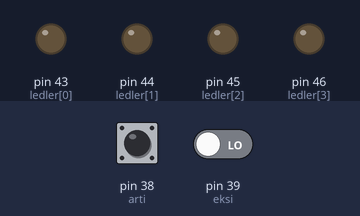
The sketch below on a simulated Arduino Mega 2560, built with avr-gcc and run on an emulated ATmega2560. Parts: output pins drawn as LEDs (lit = HIGH). Dashed ring = blinking. Inputs (shaded band) come from the test bench; at power-on: pin 38 (arti) LOW, pin 39 (eksi) LOW.

Above: at 1.2 s.
1.3 s: pin 38 (arti) pulsed HIGH 5 times (0.12 s each, 0.3 s apart)
At 1.57 s:
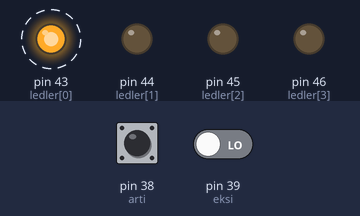
At 3.4 s:
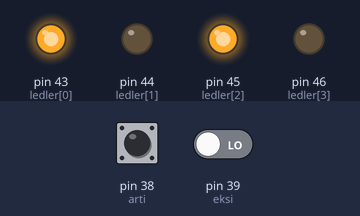
4.3 s: pin 38 (arti) pulsed HIGH 2 times (0.12 s each, 0.3 s apart)
At 5.0 s:
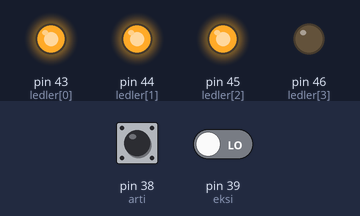
Timing chart, 0 to 7.3 s (numbered marks = the images above; inputs shaded):
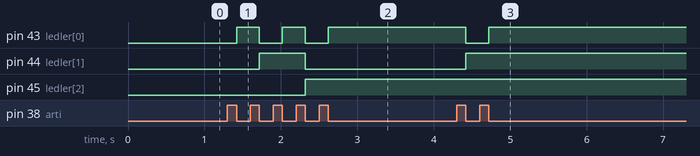

Measured:
- after the input at 1.3 s, pin 43 (ledler[0]): alternates HIGH for 0.30 s and LOW for 0.30 s, 5 changes in all, then stays HIGH, starting after 0.12 s; pin 44 (ledler[1]): LOW → HIGH after 0.42 s, → LOW 0.60 s later; pin 45 (ledler[2]): LOW → HIGH after 1.0 s
- after the input at 4.3 s, pin 43 (ledler[0]): HIGH → LOW after 0.12 s, → HIGH 0.30 s later; pin 44 (ledler[1]): LOW → HIGH after 0.12 s

The sketch:

DENEY4-BUTONLEDKONTROLLUBCDSAYICI.ino
```cpp
/*
  ArduKIT DENEY4-BUTONKONTROLLUBCDSAYICI

  43-44-45-46 numaralı pine bağlı ledleleri
  38-39-40-41 numaralı pinlere bağlı butonlar ile kontrol eder

  Uygulama Arduino BUTTON örneğinden uyarlanmıştır.

  30/04/2016
 */
// programda kullanılan sabitler bu bölümde tanımlanır
const int ledler[]={43,44,45,46};
const int arti=38;
const int eksi=39;
// programda kullanılan değişkenler bu bölümde tanımlanır
int deger = 0;         // sayma değerinin tutulacağı değişken

// setup fonksiyonu ile kullanılan pinler ve işlemci için ön ayarlamalar yapılır
void setup() {
 // 43-44-45-46 numaralı pinler çıkış, 38-39 numaralı pinler giriş olarak tanımlanır
  pinMode(ledler[0], OUTPUT);
  pinMode(ledler[1], OUTPUT);
  pinMode(ledler[2], OUTPUT);
  pinMode(ledler[3], OUTPUT);
  pinMode(38, INPUT);
  pinMode(39, INPUT);

}

// loop fonksiyonu sürekli olarak çalışmasını istediğimiz işlemleri yaptığımız bölümdür
void loop() {
  // basılan butona göre değer değişkenini arttırıp azaltacağız ledler ile 0-9 arası BCD sayma değerini göstereceğiz.
  if(digitalRead(arti)==HIGH)       // eğer arti butonuna basıldı ise
  {
    delay(20);                      // 20 ms elektriksel parazitin ortadan kalkmasını bekler
    deger=deger+1;                  // değer değişkenini bir arttırır
    if(deger>=10)deger=0;           // değer 10 a eşitse yani 9 dan yukarı çıktıysak 0 a eşitler
    while(digitalRead(arti)==HIGH); // butona basıldığında değerin bir kere değişmesi için bırakılmasını bekler
  }
 if(digitalRead(eksi)==HIGH)        // eğer eksi butonuna basıldı ise
  {
    delay(20);                      // 20 ms elektriksel parazitin ortadan kalkmasını bekler
    deger=deger-1;                  // değer değişkenini bir azaltır
    if(deger==-1)deger=9;           // değer -1 e eşitse yani 0 dan aşağı indiysek 9 a eşitler
    while(digitalRead(eksi)==HIGH); // butona basıldığında değerin bir kere değişmesi için bırakılmasını bekler
  }
  switch(deger){                             // değer değişkeninin içeriğine göre yanacak ve ya sönecek ledleri belirler

     case 0 :                               // deger==0 ise ledler=0000
            digitalWrite(ledler[0],LOW);
            digitalWrite(ledler[1],LOW);
            digitalWrite(ledler[2],LOW);
            digitalWrite(ledler[3],LOW);
            break;

     case 1 :                               // deger==1 ise ledler=0001
            digitalWrite(ledler[0],HIGH);
            digitalWrite(ledler[1],LOW);
            digitalWrite(ledler[2],LOW);
            digitalWrite(ledler[3],LOW);
            break;
      case 2 :                              // deger==2 ise ledler=0010
            digitalWrite(ledler[0],LOW);
            digitalWrite(ledler[1],HIGH);
            digitalWrite(ledler[2],LOW);
            digitalWrite(ledler[3],LOW);
            break;
      case 3 :                              // deger==3 ise ledler=0011
            digitalWrite(ledler[0],HIGH);
            digitalWrite(ledler[1],HIGH);
            digitalWrite(ledler[2],LOW);
            digitalWrite(ledler[3],LOW);
            break;

      case 4 :                              // deger==4 ise ledler=0100
            digitalWrite(ledler[0],LOW);
            digitalWrite(ledler[1],LOW);
            digitalWrite(ledler[2],HIGH);
            digitalWrite(ledler[3],LOW);
            break;

      case 5 :                              // deger==5 ise ledler=0101
            digitalWrite(ledler[0],HIGH);
            digitalWrite(ledler[1],LOW);
            digitalWrite(ledler[2],HIGH);
            digitalWrite(ledler[3],LOW);
            break;

      case 6 :                              // deger==6 ise ledler=0110
            digitalWrite(ledler[0],LOW);
            digitalWrite(ledler[1],HIGH);
            digitalWrite(ledler[2],HIGH);
            digitalWrite(ledler[3],LOW);
            break;
      case 7 :                              // deger==7 ise ledler=0111
            digitalWrite(ledler[0],HIGH);
            digitalWrite(ledler[1],HIGH);
            digitalWrite(ledler[2],HIGH);
            digitalWrite(ledler[3],LOW);
            break;
      case 8 :                              // deger==8 ise ledler=1000
            digitalWrite(ledler[0],LOW);
            digitalWrite(ledler[1],LOW);
            digitalWrite(ledler[2],LOW);
            digitalWrite(ledler[3],HIGH);
            break;
      case 9 :                             // deger==9 ise ledler=1001
            digitalWrite(ledler[0],HIGH);
            digitalWrite(ledler[1],LOW);
            digitalWrite(ledler[2],LOW);
            digitalWrite(ledler[3],HIGH);
            break;

  }


  }
```
